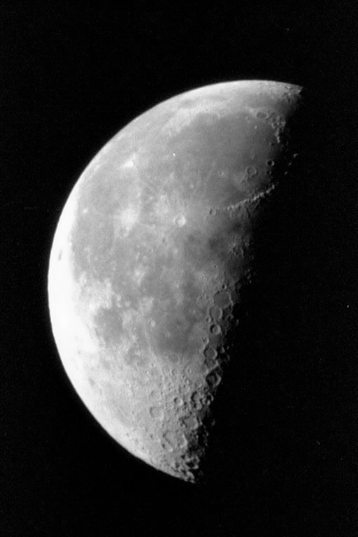
#> input picture moon-1.tif, 358 x 537 px
$ jupyter execute Physics-Simulation.ipynb
#> lines starting #> are read from the running program, lines starting #| are printed output that depends on the picture; after the words box and inside, x2 and y2 are one past the last pixel; in counts of white or black regions, pixels touching at a corner belong together
# Image Reconstruction Using Sparse Fourier Sampling (Interferometry)

This project models how images can be reconstructed from incomplete frequency data, simulating the behaviour of an interferometric imaging system.

# The Workflow
1. Analyse the spatial frequency content of an image
2. Simulate partial sampling of Fourier space (uv-plane)
3. Reconstruct the image and evaluate information loss

[cell 1]
import numpy as np
import matplotlib.pyplot as plt
from scipy.ndimage import zoom

[cell 2]
moon = plt.imread('moon-1.tif')
#> moon is the input picture: shape (537, 358); min 0, max 253, mean 52.9
Ly, Lx = moon.shape
#> Ly = 537; Lx = 358

plt.figure(figsize=(5,5))
plt.imshow(moon, cmap='gray')
plt.title("Original Moon Image")
plt.axis('off')
plt.show()

[cell 3]
F_moon = np.fft.fftshift(np.fft.fft2(moon))
power_spectrum = np.abs(F_moon)**2

[cell 4]
fx = np.fft.fftshift(np.fft.fftfreq(Lx))
#> fx = 358 values from -0.5 to 0.497
fy = np.fft.fftshift(np.fft.fftfreq(Ly))
#> fy = 537 values from -0.499 to 0.499

plt.figure(figsize=(6,6))
plt.imshow(np.log10(power_spectrum + 1),
           extent=[fx.min(), fx.max(), fy.min(), fy.max()],
           origin='lower', cmap='gray')
plt.xlabel('fx (cycles/pixel)')
plt.ylabel('fy (cycles/pixel)')
plt.title('Fourier Power Spectrum (log scale)')
plt.colorbar(label='log10 Power')
plt.show()
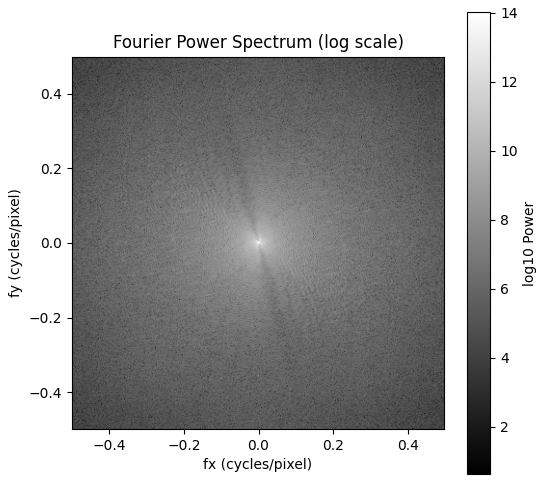
#> figure drawn by matplotlib, 2 panels

## Frequency Domain Insight

The Fourier transform reveals that most energy is concentrated at low spatial frequencies (centre), corresponding to large-scale brightness variations. Higher frequencies encode fine surface detail such as edges and craters.

This representation forms the basis for interferometric imaging, where only partial frequency sampling is available.

[cell 5]
def fillUVplane(x, y, Lx_uv=358, Ly_uv=537):
    Fx = np.arange(-Lx_uv//2, Lx_uv//2)
    Fy = np.arange(-(Ly_uv-1)//2, (Ly_uv-1)//2 + 1)

    n = len(x)
    bx, by = [], []

    for i in range(n):
        for j in range(i+1, n):
            bx.append(x[j] - x[i])
            by.append(y[j] - y[i])

    bx = np.array(bx + [-b for b in bx])
    by = np.array(by + [-b for b in by])

    uv = np.zeros((Ly_uv, Lx_uv))

    for i in range(len(bx)):
        idx_x = np.argmin(np.abs(Fx - bx[i]))
        idx_y = np.argmin(np.abs(Fy - by[i]))
        uv[idx_y, idx_x] = 1

    # keep DC component
    uv[Ly_uv//2, Lx_uv//2] = 1

    return uv

[cell 6]
x = np.clip((20*np.random.randn(128) + Lx//2).astype(int), 1, Lx-1)
y = np.clip((20*np.random.randn(128) + Ly//2).astype(int), 1, Ly-1)

uv_128 = fillUVplane(x, y)
#> after the loop in fillUVplane, `for i in range(len(bx)):`:
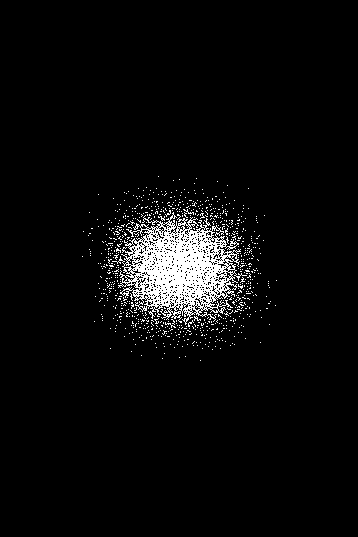
#> uv: shape (537, 358) float64; values 0 (black) and 1 (white), 4.5% white; 801 white regions (800 under 20 px), largest, box (x1, y1, x2, y2) and area: (112, 212, 247, 325) 6995

plt.figure(figsize=(6,6))
plt.imshow(uv_128, cmap='gray')
plt.title("uv-coverage (128-element interferometer)")
plt.axis('off')
plt.show()

[cell 7]
scale_y = Ly / uv_128.shape[0]
#> scale_y = 1
scale_x = Lx / uv_128.shape[1]
#> scale_x = 1

uv_resized = zoom(uv_128, (scale_y, scale_x), order=0)
uv_resized = uv_resized[:Ly, :Lx]

[cell 8]
M = np.fft.fftshift(np.fft.fft2(moon))
MC = M * uv_resized

moon_recon = np.fft.ifft2(np.fft.ifftshift(MC))
moon_recon = np.real(moon_recon)
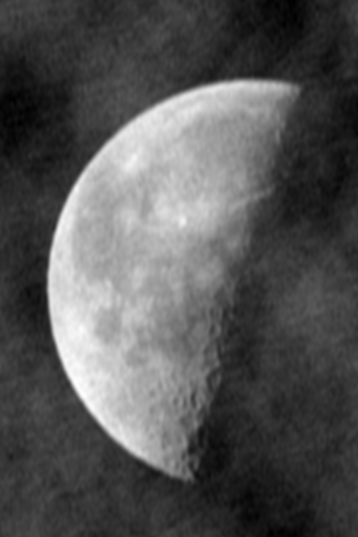
#> moon_recon: shape (537, 358) float64; min -50.23, max 259.2, mean 52.9; drawn with min black and max white
moon_recon[moon_recon < 0] = 0
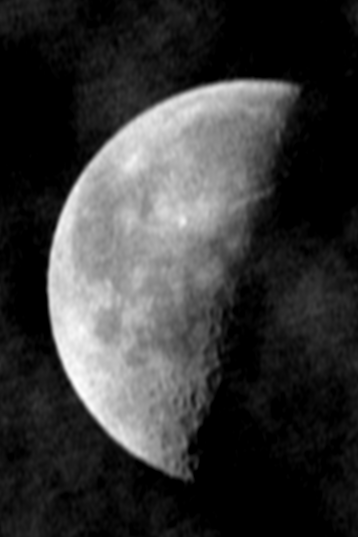
#> moon_recon: shape (537, 358) float64; min 0, max 259.2, mean 56.5; drawn with min black and max white
